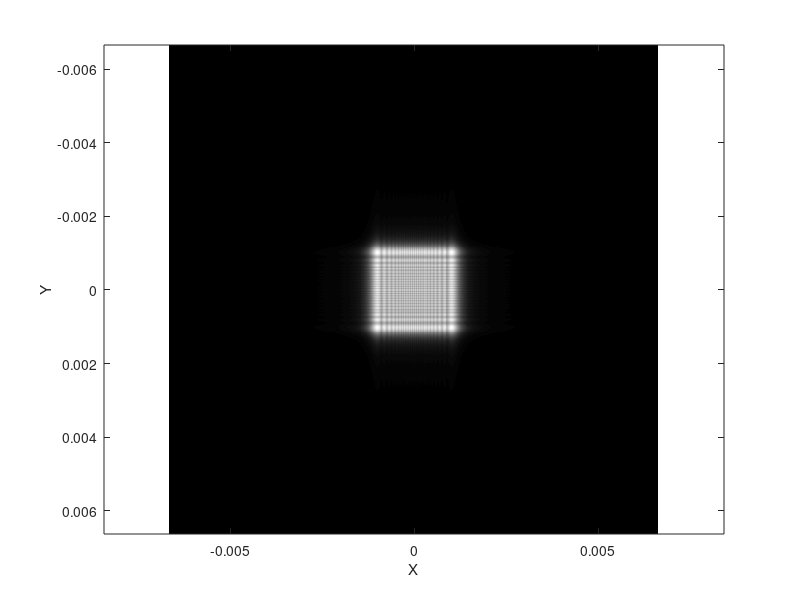

Here is the MATLAB script that generated this plot:
clc,
clear all;
N = 512; 
res = 8e-6;
X = -N/2:N/2-1; 
Y = -N/2:N/2-1;
[x0,y0] = meshgrid(X*res,Y*res);

fx = -1/(2*res):1/(N*res):1/(2*res)-1/(N*res);
fy = fx;
[Fx,Fy] = meshgrid(fx,fy);
lam = 0.532e-6; k =2*pi/lam;
f =  5e-1; 
z = 0.2;

Ain = 1;
Ein = Ain*exp(-1i*(pi/(lam))*((x0.^2+y0.^2)./f));
Nslid =  150;
zd = 0.1+linspace(0,0.3,150);
A1 = zeros(N,N,Nslid);
Exy = zeros(N,N,Nslid);
Eyz = zeros(N,Nslid);
% figure('color','white')
%{
for slid = 1:1:Nslid
    [xout,yout] = meshgrid(lam*zd(slid)*fx,lam*zd(slid)*fy);    
    F0(:,:,slid) = exp(1i*k*zd(slid))/(1i*lam*zd(slid))*exp(1i*k/2/zd(slid)*(xout.^2+yout.^2));    
    F(:,:,slid) = exp(1i*pi/(lam*zd(slid)).*(x0.^2+y0.^2));    
    Exy(:,:,slid) = abs(F0(:,:,slid).*fftshift(fft2(fftshift(Ein.*F(:,:,slid)))));    
    Eyz(:,slid)=Exy(N/2+1,:,slid);
    
    subplot 211;  
    imagesc(xout(1,:),yout(:,1),Exy(:,:,slid));    
    colormap("gray");xlabel('X');ylabel('Y')    
    axis equal;    

    subplot 212; 
    imagesc(zd,yout(:,1),Eyz);
    % subplot(2,1,2)    
    colormap("gray");xlabel('Z');ylabel('Y')    
    %           axis equal    
    pause(eps)
end
%}

[xout,yout] = meshgrid(lam*z*fx,lam*z*fy);    
F0(:,:) = exp(1i*k*z)/(1i*lam*z)*exp(1i*k/2/z*(xout.^2+yout.^2));    
F(:,:) = exp(1i*pi/(lam*z).*(x0.^2+y0.^2));    
xy(:,:) = abs(F0(:,:).*fftshift(fft2(fftshift(Ein.*F(:,:)))));
imagesc(xout(1,:),yout(:,1),xy(:,:));    
colormap("gray");xlabel('X');ylabel('Y')    
axis equal;